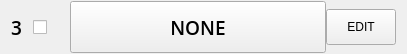
           <widget class="QFrame" name="frameSample3">
            <property name="minimumSize">
             <size>
              <width>0</width>
              <height>54</height>
             </size>
            </property>
            <property name="maximumSize">
             <size>
              <width>16777215</width>
              <height>54</height>
             </size>
            </property>
            <property name="styleSheet">
             <string notr="true"/>
            </property>
            <layout class="QHBoxLayout" name="horizontalLayout_6">
             <property name="spacing">
              <number>0</number>
             </property>
             <property name="leftMargin">
              <number>0</number>
             </property>
             <property name="topMargin">
              <number>0</number>
             </property>
             <property name="bottomMargin">
              <number>0</number>
             </property>
             <item>
              <widget class="QLabel" name="lbSampleNb3">
               <property name="minimumSize">
                <size>
                 <width>33</width>
                 <height>52</height>
                </size>
               </property>
               <property name="maximumSize">
                <size>
                 <width>33</width>
                 <height>52</height>
                </size>
               </property>
               <property name="font">
                <font>
                 <family>Open Sans</family>
                 <pointsize>14</pointsize>
                 <weight>68</weight>
                 <bold>true</bold>
                </font>
               </property>
               <property name="styleSheet">
                <string notr="true"/>
               </property>
               <property name="text">
                <string>3</string>
               </property>
               <property name="alignment">
                <set>Qt::AlignCenter</set>
               </property>
              </widget>
             </item>
             <item>
              <widget class="QCheckBox" name="chkSampleEnable3">
               <property name="sizePolicy">
                <sizepolicy hsizetype="Fixed" vsizetype="Fixed">
                 <horstretch>0</horstretch>
                 <verstretch>0</verstretch>
                </sizepolicy>
               </property>
               <property name="minimumSize">
                <size>
                 <width>37</width>
                 <height>52</height>
                </size>
               </property>
               <property name="maximumSize">
                <size>
                 <width>37</width>
                 <height>52</height>
                </size>
               </property>
               <property name="font">
                <font>
                 <family>Open Sans</family>
                 <pointsize>14</pointsize>
                 <weight>68</weight>
                 <bold>true</bold>
                </font>
               </property>
               <property name="styleSheet">
                <string notr="true"/>
               </property>
               <property name="text">
                <string/>
               </property>
              </widget>
             </item>
             <item>
              <widget class="QPushButton" name="pbSample3">
               <property name="sizePolicy">
                <sizepolicy hsizetype="Fixed" vsizetype="Fixed">
                 <horstretch>0</horstretch>
                 <verstretch>0</verstretch>
                </sizepolicy>
               </property>
               <property name="minimumSize">
                <size>
                 <width>256</width>
                 <height>52</height>
                </size>
               </property>
               <property name="maximumSize">
                <size>
                 <width>256</width>
                 <height>52</height>
                </size>
               </property>
               <property name="font">
                <font>
                 <family>Open Sans</family>
                 <pointsize>14</pointsize>
                 <weight>68</weight>
                 <bold>true</bold>
                </font>
               </property>
               <property name="styleSheet">
                <string notr="true"/>
               </property>
               <property name="text">
                <string>NONE</string>
               </property>
              </widget>
             </item>
             <item>
              <widget class="QPushButton" name="pbSampleEdit3">
               <property name="minimumSize">
                <size>
                 <width>70</width>
                 <height>36</height>
                </size>
               </property>
               <property name="maximumSize">
                <size>
                 <width>70</width>
                 <height>36</height>
                </size>
               </property>
               <property name="styleSheet">
                <string notr="true"/>
               </property>
               <property name="text">
                <string>EDIT</string>
               </property>
              </widget>
             </item>
            </layout>
           </widget>
